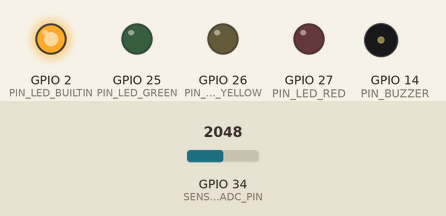
Simulated run of this sketch. Board: ESP32. Shown: output pins drawn as LEDs (lit = HIGH), buzzer (waves = sounding, pin HIGH). The inputs (shaded band) are chosen by the test bench; at power-on: GPIO 34 (SENSOR_ADC_PIN) = 2048 (analog values on the 0–4095 scale). WiFi joins after 1.5 s; servers stay silent unless stated; uploads are accepted with an empty reply; what the sketch prints to the serial monitor is not drawn.

Above: at 4.7 s.
4.8 s: GPIO 34 (SENSOR_ADC_PIN) set to 1232
At 5.9 s:
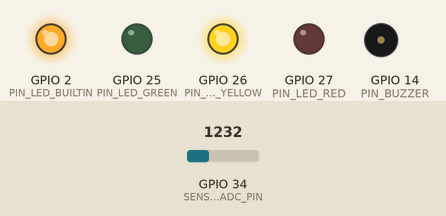
6.6 s: GPIO 34 (SENSOR_ADC_PIN) set to 1152
8.1 s: GPIO 34 (SENSOR_ADC_PIN) set to 901
At 10.9 s:
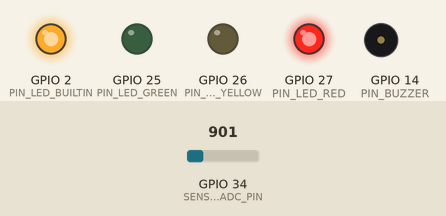
11.1 s: GPIO 34 (SENSOR_ADC_PIN) set to 808
12.6 s: GPIO 34 (SENSOR_ADC_PIN) set to 2840
At 16.0 s:
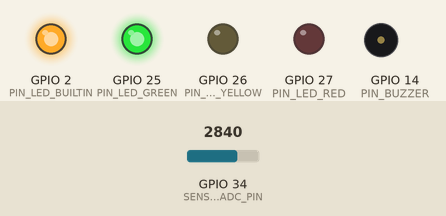
Timing chart, 0 to 16.6 s (numbered marks = the images above; inputs shaded):
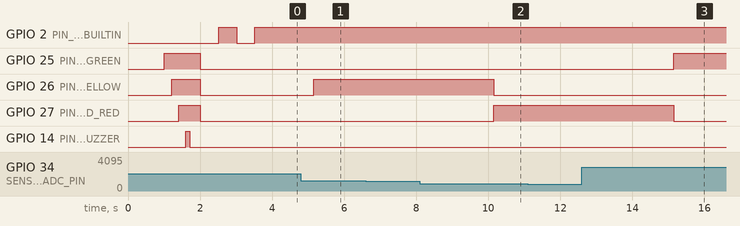

Measured:
- after the input at 6.6 s, every drawn part: stays the same
- after the input at 11.1 s, every drawn part: stays the same
- after the input at 12.6 s, GPIO 25 (PIN_LED_GREEN): LOW → HIGH after 2.6 s; GPIO 27 (PIN_LED_RED): HIGH → LOW after 2.6 s; GPIO 14 (PIN_BUZZER): stops changing and stays LOW

The sketch:

esp32_firmware.ino
```cpp
/*
 * ==============================================================================
 * Project: IoT-Based Smart Water Tank Monitoring System Using ESP32
 * Sensor: Analog Water Level Sensor (Submerged / Probe / Depth Sensor)
 * Features:
 *   - Real-Time Analog Water Level Sensing via ESP32 ADC Pin
 *   - Configurable Calibration (Lowest Sensor Value = 0%, Highest = 100%)
 *   - Water Level Percentage (0% - 100%) and Volume (Liters) Calculations
 *   - Multilevel LED Status Indicators (Green = High, Yellow = Medium, Red = Low/Crit)
 *   - Audible Warning Buzzer (Critical Level <= 15%)
 *   - Wi-Fi Connectivity with Automatic Reconnection Watchdog
 *   - HTTP POST REST API Transmission with JSON Payload & API Authentication
 * ==============================================================================
 */

#include <WiFi.h>
#include <HTTPClient.h>
#include <ArduinoJson.h> // ArduinoJson v6 or v7

// ==========================================
// 1. NETWORK & BACKEND CONFIGURATION
// ==========================================
const char* WIFI_SSID     = "YOUR_WIFI_SSID";         // Replace with your 2.4GHz Wi-Fi SSID
const char* WIFI_PASSWORD = "YOUR_WIFI_PASSWORD";     // Replace with your Wi-Fi Password

// URL of your backend API server (Update with your computer's LAN IP, e.g., 192.168.1.239)
const char* API_ENDPOINT  = "http://192.168.1.239/WatertankMonitoringSystem/api/readings.php";

// API Authentication Key (Must match API_KEY in backend .env)
const char* API_KEY       = "smarttank_secret_key_2026";
const char* DEVICE_ID     = "SMART-TANK-001";

// ==========================================
// 2. PIN DEFINITIONS (CONFIGURABLE)
// ==========================================
// Analog Water Level Sensor Pin (ADC1 channel: GPIO 34, 35, 36, or 39 - works alongside Wi-Fi)
#define SENSOR_ADC_PIN 34

// LED Status Pins
#define PIN_LED_GREEN  25  // HIGH (70% - 100%)
#define PIN_LED_YELLOW 26  // MEDIUM (30% - 69%)
#define PIN_LED_RED    27  // LOW (16% - 29%) & CRITICAL (<= 15%)

// Audible Warning Buzzer Pin
#define PIN_BUZZER     14  // Active Buzzer (<= 15%)

// Built-in status LED (GPIO 2 on most ESP32 Dev Boards)
#define PIN_LED_BUILTIN 2

// ==========================================
// 3. SENSOR CALIBRATION & TANK CONFIGURATION
// ==========================================
// Calibration values: Raw 12-bit ADC reading (0 to 4095)
// SENSOR_MIN_RAW = Reading when the sensor is completely dry (0% water level)
// SENSOR_MAX_RAW = Reading when the sensor is submerged to max depth (100% water level)
// (These can easily be adjusted based on your physical demo sensor)
const int SENSOR_MIN_RAW = 500;   // Lowest sensor value = 0% water level
const int SENSOR_MAX_RAW = 2800;  // Highest sensor value = 100% water level

// Tank Capacity in Liters (for volume calculation)
const float TANK_CAPACITY_LITERS = 1000.0;

// Water Level Thresholds (%)
const float THRESHOLD_HIGH     = 70.0; // >= 70%: Green LED ON
const float THRESHOLD_MEDIUM   = 30.0; // 30% - 69%: Yellow LED ON
const float THRESHOLD_LOW      = 16.0; // 16% - 29%: Red LED ON
const float THRESHOLD_CRITICAL = 15.0; // <= 15%: Red LED ON + Buzzer Alarm

// Sampling and reporting intervals (milliseconds)
const unsigned long REPORT_INTERVAL_MS = 5000; // Send reading every 5 seconds
unsigned long lastReportTime = 0;

// Buzzer alert state
bool isBuzzerActive = false;
unsigned long buzzerLastToggle = 0;
bool buzzerState = false;

// ==========================================
// 4. FUNCTION DECLARATIONS
// ==========================================
void initHardware();
void connectWiFi();
int readFilteredSensorADC();
float calculateWaterPercentage(int rawSensorValue);
void updateOutputs(float waterPercentage, const char* status);
bool sendReadingToBackend(int rawSensorValue, float waterPercentage, float volume, const char* status);

// ==========================================
// SETUP
// ==========================================
void setup() {
    Serial.begin(115200);
    delay(1000);
    Serial.println("\n==================================================");
    Serial.println("  ESP32 WATER LEVEL MONITOR (ANALOG SENSOR)     ");
    Serial.println("==================================================");

    initHardware();
    connectWiFi();

    Serial.println("[SYSTEM] Ready! Commencing real-time monitoring loop...");
}

// ==========================================
// MAIN LOOP
// ==========================================
void loop() {
    unsigned long currentMillis = millis();

    // 1. Maintain Wi-Fi Connection
    if (WiFi.status() != WL_CONNECTED) {
        connectWiFi();
    }

    // 2. Non-blocking buzzer pulsing when in CRITICAL status
    if (isBuzzerActive) {
        if (currentMillis - buzzerLastToggle >= 250) { // 250ms ON / 250ms OFF pulsing tone
            buzzerLastToggle = currentMillis;
            buzzerState = !buzzerState;
            digitalWrite(PIN_BUZZER, buzzerState ? HIGH : LOW);
        }
    } else {
        digitalWrite(PIN_BUZZER, LOW);
    }

    // 3. Periodic Sensor Measurement & Cloud Reporting
    if (currentMillis - lastReportTime >= REPORT_INTERVAL_MS) {
        lastReportTime = currentMillis;

        // Take filtered analog sensor reading
        int rawSensorValue = readFilteredSensorADC();

        // Convert raw analog reading into water percentage (0% - 100%)
        float waterPercentage = calculateWaterPercentage(rawSensorValue);

        // Calculate estimated water volume: (waterPercentage / 100) * tankCapacity
        float waterVolumeLiters = (waterPercentage / 100.0) * TANK_CAPACITY_LITERS;

        // Determine Status based on Thresholds:
        // HIGH:     >= 70%
        // MEDIUM:   >= 30% and < 70%
        // LOW:      >= 16% and < 30%
        // CRITICAL: <= 15%
        const char* status = "HIGH";
        if (waterPercentage >= THRESHOLD_HIGH) {
            status = "HIGH";
        } else if (waterPercentage >= THRESHOLD_MEDIUM) {
            status = "MEDIUM";
        } else if (waterPercentage >= THRESHOLD_LOW) {
            status = "LOW";
        } else {
            status = "CRITICAL";
        }

        // Update physical LEDs and Buzzer state
        updateOutputs(waterPercentage, status);

        // Print Diagnostic Telemetry to Serial Monitor
        Serial.println("--------------------------------------------------");
        Serial.printf("[SENSOR] Raw ADC: %d (Calibrated Range: %d - %d)\n", rawSensorValue, SENSOR_MIN_RAW, SENSOR_MAX_RAW);
        Serial.printf("[METRICS] Water Level: %.1f%% | Volume: %.1f / %.1f L\n", waterPercentage, waterVolumeLiters, TANK_CAPACITY_LITERS);
        Serial.printf("[STATUS]  %s (LEDs updated, Buzzer: %s)\n", status, isBuzzerActive ? "ACTIVE" : "OFF");

        // Transmit Reading to Backend API
        if (WiFi.status() == WL_CONNECTED) {
            sendReadingToBackend(rawSensorValue, waterPercentage, waterVolumeLiters, status);
        } else {
            Serial.println("[WARNING] Cannot send reading - Wi-Fi disconnected!");
        }
    }
}

// ==========================================
// HARDWARE INITIALIZATION
// ==========================================
void initHardware() {
    // Configure ADC pin resolution (12-bit: 0 - 4095)
    analogReadResolution(12);
    pinMode(SENSOR_ADC_PIN, INPUT);

    pinMode(PIN_LED_GREEN, OUTPUT);
    pinMode(PIN_LED_YELLOW, OUTPUT);
    pinMode(PIN_LED_RED, OUTPUT);
    pinMode(PIN_BUZZER, OUTPUT);
    pinMode(PIN_LED_BUILTIN, OUTPUT);

    // Initial output states
    digitalWrite(PIN_LED_GREEN, LOW);
    digitalWrite(PIN_LED_YELLOW, LOW);
    digitalWrite(PIN_LED_RED, LOW);
    digitalWrite(PIN_BUZZER, LOW);
    digitalWrite(PIN_LED_BUILTIN, LOW);

    // Startup LED & Buzzer confirmation test
    digitalWrite(PIN_LED_GREEN, HIGH);
    delay(200);
    digitalWrite(PIN_LED_YELLOW, HIGH);
    delay(200);
    digitalWrite(PIN_LED_RED, HIGH);
    delay(200);
    digitalWrite(PIN_BUZZER, HIGH);
    delay(100);
    digitalWrite(PIN_BUZZER, LOW);
    delay(300);
    digitalWrite(PIN_LED_GREEN, LOW);
    digitalWrite(PIN_LED_YELLOW, LOW);
    digitalWrite(PIN_LED_RED, LOW);
    Serial.println("[HARDWARE] Water Level Sensor, LEDs, and Buzzer initialized successfully.");
}

// ==========================================
// WI-FI CONNECTION & AUTO-RECONNECT
// ==========================================
void connectWiFi() {
    static unsigned long lastAttempt = 0;
    if (WiFi.status() == WL_CONNECTED) {
        return;
    }

    if (millis() - lastAttempt < 8000 && lastAttempt != 0) {
        return; // Don't flood reconnect calls
    }
    lastAttempt = millis();

    Serial.print("[WIFI] Connecting to SSID: ");
    Serial.println(WIFI_SSID);

    WiFi.mode(WIFI_STA);
    WiFi.begin(WIFI_SSID, WIFI_PASSWORD);

    int attempts = 0;
    while (WiFi.status() != WL_CONNECTED && attempts < 15) {
        delay(500);
        Serial.print(".");
        digitalWrite(PIN_LED_BUILTIN, !digitalRead(PIN_LED_BUILTIN));
        attempts++;
    }

    if (WiFi.status() == WL_CONNECTED) {
        digitalWrite(PIN_LED_BUILTIN, HIGH); // Solid ON when connected
        Serial.println("\n[WIFI] Connected Successfully!");
        Serial.print("[WIFI] IP Address: ");
        Serial.println(WiFi.localIP());
        Serial.print("[WIFI] RSSI Signal: ");
        Serial.print(WiFi.RSSI());
        Serial.println(" dBm");
    } else {
        digitalWrite(PIN_LED_BUILTIN, LOW);
        Serial.println("\n[WIFI ERROR] Connection failed. Will retry automatically.");
    }
}

// ==========================================
// SENSOR READING & CALIBRATION
// ==========================================
// Reads 10 samples and averages them to smooth out electrical noise
int readFilteredSensorADC() {
    long sum = 0;
    const int SAMPLES = 10;
    for (int i = 0; i < SAMPLES; i++) {
        sum += analogRead(SENSOR_ADC_PIN);
        delay(15);
    }
    return sum / SAMPLES;
}

// Converts raw analog reading into water percentage (0% to 100%)
// LOWEST SENSOR VALUE = 0% water level
// HIGHEST SENSOR VALUE = 100% water level
// Clamped between 0% and 100%
float calculateWaterPercentage(int rawSensorValue) {
    if (rawSensorValue <= SENSOR_MIN_RAW) {
        return 0.0;
    }
    if (rawSensorValue >= SENSOR_MAX_RAW) {
        return 100.0;
    }

    float percentage = ((float)(rawSensorValue - SENSOR_MIN_RAW) / (float)(SENSOR_MAX_RAW - SENSOR_MIN_RAW)) * 100.0;
    if (percentage < 0.0) percentage = 0.0;
    if (percentage > 100.0) percentage = 100.0;

    return round(percentage * 10.0) / 10.0;
}

// ==========================================
// LED & BUZZER OUTPUT LOGIC
// ==========================================
void updateOutputs(float waterPercentage, const char* status) {
    if (strcmp(status, "HIGH") == 0) {
        // High level (>= 70%): Green ON, Yellow OFF, Red OFF, Buzzer OFF
        digitalWrite(PIN_LED_GREEN, HIGH);
        digitalWrite(PIN_LED_YELLOW, LOW);
        digitalWrite(PIN_LED_RED, LOW);
        isBuzzerActive = false;
    } else if (strcmp(status, "MEDIUM") == 0) {
        // Medium level (30% - 69%): Green OFF, Yellow ON, Red OFF, Buzzer OFF
        digitalWrite(PIN_LED_GREEN, LOW);
        digitalWrite(PIN_LED_YELLOW, HIGH);
        digitalWrite(PIN_LED_RED, LOW);
        isBuzzerActive = false;
    } else if (strcmp(status, "LOW") == 0) {
        // Low level (16% - 29%): Green OFF, Yellow OFF, Red ON, Buzzer OFF
        digitalWrite(PIN_LED_GREEN, LOW);
        digitalWrite(PIN_LED_YELLOW, LOW);
        digitalWrite(PIN_LED_RED, HIGH);
        isBuzzerActive = false;
    } else { // CRITICAL (<= 15%)
        // Critical level (<= 15%): Green OFF, Yellow OFF, Red ON, Buzzer ON (pulsing)
        digitalWrite(PIN_LED_GREEN, LOW);
        digitalWrite(PIN_LED_YELLOW, LOW);
        digitalWrite(PIN_LED_RED, HIGH);
        isBuzzerActive = true;
    }
}

// ==========================================
// HTTP REST API TRANSMISSION
// ==========================================
bool sendReadingToBackend(int rawSensorValue, float waterPercentage, float volume, const char* status) {
    HTTPClient http;
    http.begin(API_ENDPOINT);
    http.addHeader("Content-Type", "application/json");
    http.addHeader("X-API-Key", API_KEY);
    http.setTimeout(4000);

    // Construct JSON document
    StaticJsonDocument<256> doc;
    doc["device_id"]            = DEVICE_ID;
    doc["water_level"]          = waterPercentage;
    doc["water_percentage"]     = waterPercentage;
    doc["sensor_value"]         = rawSensorValue;
    doc["water_volume_liters"]  = round(volume * 10.0) / 10.0;
    doc["tank_capacity_liters"] = TANK_CAPACITY_LITERS;
    doc["status"]               = status;
    doc["api_key"]              = API_KEY;

    String jsonString;
    serializeJson(doc, jsonString);

    int httpResponseCode = http.POST(jsonString);

    if (httpResponseCode > 0) {
        String response = http.getString();
        Serial.printf("[HTTP] POST Result Code: %d\n", httpResponseCode);
        if (httpResponseCode == 200 || httpResponseCode == 201) {
            Serial.println("[HTTP] Server Response: Success!");
            http.end();
            return true;
        } else {
            Serial.printf("[HTTP ERROR] Server returned: %s\n", response.c_str());
        }
    } else {
        Serial.printf("[HTTP ERROR] Request failed: %s\n", http.errorToString(httpResponseCode).c_str());
    }

    http.end();
    return false;
}
```
